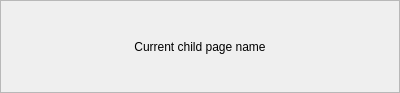
<?xml version="1.0" encoding="UTF-8"?>
<ui version="4.0">
 <class>ICCurrentChildPageNameFrame</class>
 <widget class="QFrame" name="ICCurrentChildPageNameFrame">
  <property name="geometry">
   <rect>
    <x>0</x>
    <y>0</y>
    <width>400</width>
    <height>93</height>
   </rect>
  </property>
  <property name="windowTitle">
   <string>Frame</string>
  </property>
  <property name="frameShape">
   <enum>QFrame::StyledPanel</enum>
  </property>
  <property name="frameShadow">
   <enum>QFrame::Raised</enum>
  </property>
  <layout class="QHBoxLayout" name="horizontalLayout">
   <property name="spacing">
    <number>0</number>
   </property>
   <property name="margin">
    <number>0</number>
   </property>
   <item>
    <widget class="QLabel" name="currentChildPageNameLbel">
     <property name="text">
      <string>Current child page name</string>
     </property>
     <property name="alignment">
      <set>Qt::AlignCenter</set>
     </property>
    </widget>
   </item>
  </layout>
 </widget>
 <resources/>
 <connections/>
</ui>
